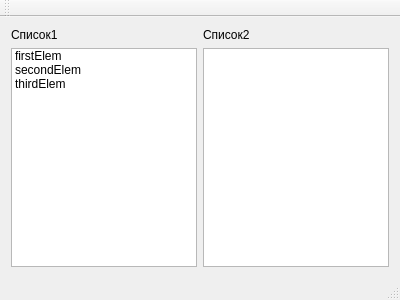
<?xml version="1.0" encoding="UTF-8"?>
<ui version="4.0">
 <class>MainWindow</class>
 <widget class="QMainWindow" name="MainWindow">
  <property name="geometry">
   <rect>
    <x>0</x>
    <y>0</y>
    <width>400</width>
    <height>300</height>
   </rect>
  </property>
  <property name="windowTitle">
   <string>MainWindow</string>
  </property>
  <widget class="QWidget" name="centralWidget">
   <layout class="QGridLayout" name="gridLayout">
    <item row="0" column="0">
     <widget class="QLabel" name="label">
      <property name="text">
       <string>Список1</string>
      </property>
     </widget>
    </item>
    <item row="0" column="1">
     <widget class="QLabel" name="label_2">
      <property name="text">
       <string>Список2</string>
      </property>
     </widget>
    </item>
    <item row="1" column="0">
     <widget class="QListWidget" name="List1">
      <item>
       <property name="text">
        <string>firstElem</string>
       </property>
      </item>
      <item>
       <property name="text">
        <string>secondElem</string>
       </property>
      </item>
      <item>
       <property name="text">
        <string>thirdElem</string>
       </property>
      </item>
     </widget>
    </item>
    <item row="1" column="1">
     <widget class="QListWidget" name="List2"/>
    </item>
   </layout>
  </widget>
  <widget class="QMenuBar" name="menuBar">
   <property name="geometry">
    <rect>
     <x>0</x>
     <y>0</y>
     <width>400</width>
     <height>26</height>
    </rect>
   </property>
  </widget>
  <widget class="QToolBar" name="mainToolBar">
   <attribute name="toolBarArea">
    <enum>TopToolBarArea</enum>
   </attribute>
   <attribute name="toolBarBreak">
    <bool>false</bool>
   </attribute>
  </widget>
  <widget class="QStatusBar" name="statusBar"/>
 </widget>
 <layoutdefault spacing="6" margin="11"/>
 <resources/>
 <connections/>
</ui>
